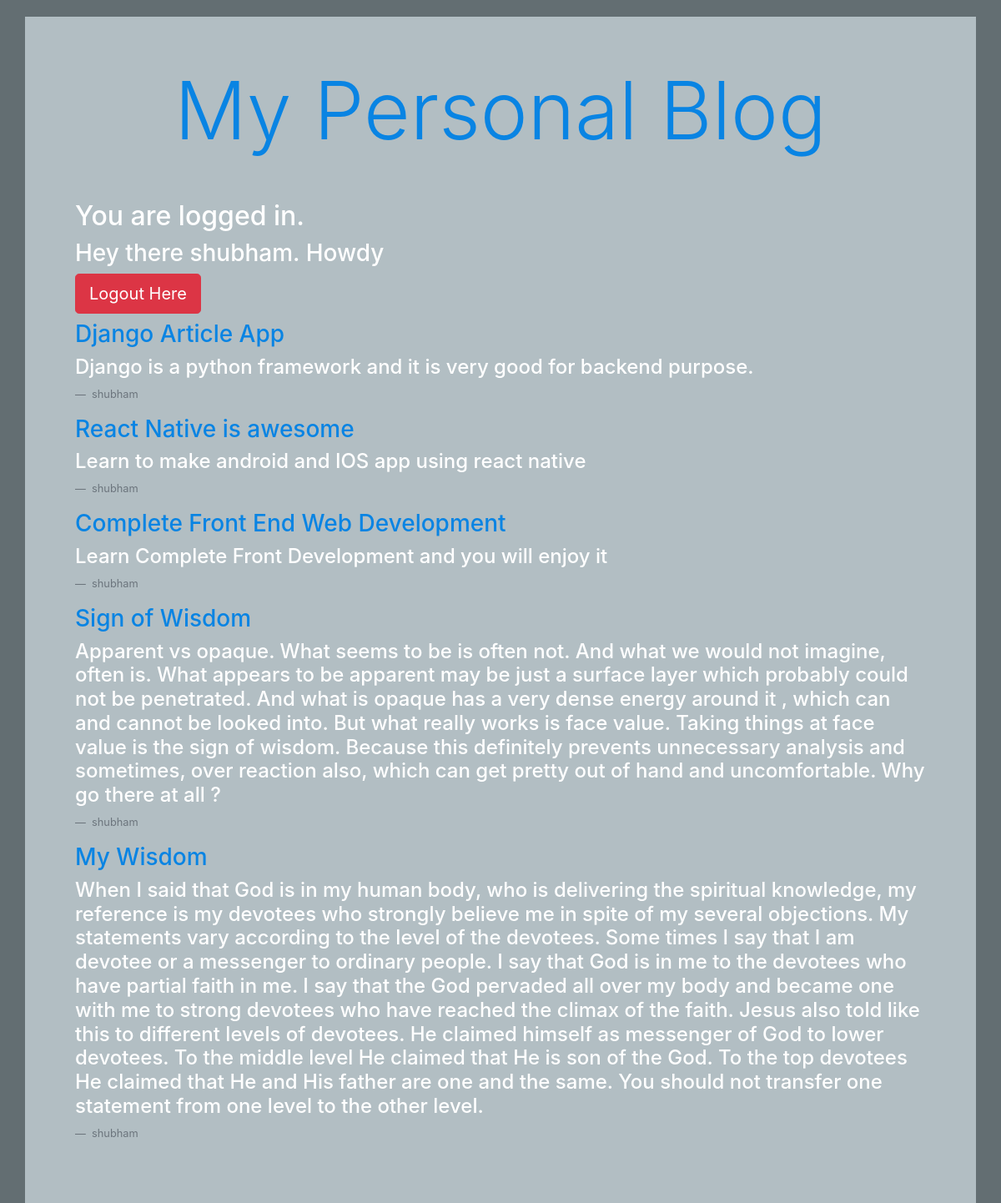
The app's page / (signed in) with its own data.
### articles/models.py (models this page shows, shortened)
class Articles(models.Model):
    author = models.ForeignKey(
        'auth.User',
        on_delete=models.CASCADE,
    )
    title = models.CharField(max_length=200)
    text = models.TextField()

### articles/views.py (the view)
# urls.py: path('', views.ArticleListView.as_view(), name='home'),
class ArticleListView(ListView):
    model = Articles
    template_name = 'home.html'
    context_object_name = 'home'

### templates/home.html
{% extends 'base.html' %}
{% block content %}
{% for arti in home %}
<div class="articles">
    <h3><a href="{% url 'article_page' arti.pk %}">{{ arti.title }}</a></h3>
    <h4>{{ arti.text }}</h4>
    <p class="blockquote-footer"> {{ arti.author }} </p>
</div>
{% endfor %}
{% endblock content %}

### templates/base.html (shortened to what this page needs)
{% load static %}
<!DOCTYPE html>
<html lang="en">
<head>
    <link rel="stylesheet" href="https://stackpath.bootstrapcdn.com/bootstrap/4.3.1/css/bootstrap.min.css">
    <link rel="stylesheet" href="{% static 'css/style.css' %}">
</head>
<body>
    <div class="container">
        <header class="main">
            <h1 class="display-1"><a href="/" class="alert alert.primary">My Personal Blog</a></h1>
        </header>
        <div class="container main-content">
            {% if user.is_authenticated %}
                <h2>You are logged in.</h2>
                <h3>Hey there {{ user.username }}. Howdy</h3>
                <h3><a href="{% url 'logout' %}" class="btn btn-danger btn-lg">Logout Here</a></h3>
            {% else %}
                <h2>You are not logged in.</h2>
                <h3><a href="{% url 'login' %}" class="btn btn-success btn-lg">Login Here</a></h3>
            {% endif %}
            {% block content %}
            {% endblock content%}
        </div>
    </div>
</body>
</html>

### static/css/style.css (style rules this page uses)
.main { text-align: center; }
.main-content { margin-top: 100px; }
body { background-color: #636e72; color: #FFF; }
h1 { font-size: 2.5rem; text-align: center; margin-top: 25px; }
a { color: #0984e3; }
.container { margin-top: 20px; background-color: #b2bec3; padding: 30px; }

### records on screen
Articles: title "Django Article App", text "Django is a python framework and it is very good for backend purpose.", author "shubham"
Articles: title "React Native is awesome", text "Learn to make android and IOS app using react native", author "shubham"
Articles: title "Complete Front End Web Development", text "Learn Complete Front Development and you will enjoy it", author "shubham"
Articles: title "Sign of Wisdom", text "Apparent vs opaque. What seems to be is often not. And what we would not imagine, often is. What appears to be apparent may be just a surface layer which probably could not be penetrated. And what is opaque has a very dense energy around it , which can and cannot be looked into. But what really works is face value. Taking things at face value is the sign of wisdom. Because this definitely prevents unnecessary analysis and sometimes, over reaction also, which can get pretty out of hand and uncomfortable. Why go there at all ?", author "shubham"
Articles: title "My Wisdom", text "When I said that God is in my human body, who is delivering the spiritual knowledge, my reference is my devotees who strongly believe me in spite of my several objections. My statements vary according to the level of the devotees. Some times I say that I am devotee or a messenger to ordinary people. I say that God is in me to the devotees who have partial faith in me. I say that the God pervaded all over my body and became one with me to strong devotees who have reached the climax of the faith. Jesus also told like this to different levels of devotees. He claimed himself as messenger of God to lower devotees. To the middle level He claimed that He is son of the God. To the top devotees He…", author "shubham"

### other values on screen
{{ user.username }} "shubham"
